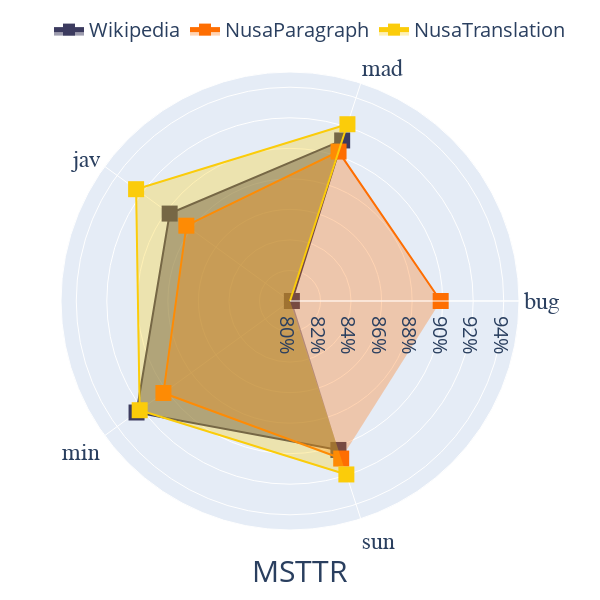

The code cell stored with this chart in its notebook:
### Code cell
import plotly.graph_objects as go

categories = lex_div_df["lang"].unique()

fig = go.Figure()

fig.add_trace(go.Scatterpolar(
    r=lex_div_df[lex_div_df["dset"] == "Wikipedia"]["msttr"],
    theta=categories,
    fill='toself',
    fillcolor="rgba(60, 59, 95, 0.5)",
    line_color="#3c3b5f",
    name='Wikipedia'
))
fig.add_trace(go.Scatterpolar(
    r=lex_div_df[lex_div_df["dset"] == "NusaParagraph"]["msttr"],
    theta=categories,
    fill='toself',
    fillcolor="rgba(254, 111, 2, 0.3)",
    line_color="#fe6e02",
    name='NusaParagraph'
))
fig.add_trace(go.Scatterpolar(
    r=lex_div_df[lex_div_df["dset"] == "NusaTranslation"]["msttr"],
    theta=categories,
    fill='toself',
    fillcolor="rgba(251, 204, 10, 0.3)",
    line_color="#fbcc0a",
    name='NusaTranslation'
))

fig.update_traces(mode = "lines+markers",
    marker = dict(
        size = 16, symbol="square"
    ))

fig.update_layout(
  polar=dict(
      radialaxis_tickfont_size = 20,
    radialaxis=dict(
      visible=True,
      range=[0.8, 0.95],
       tickformat = '.0%'
    ), angularaxis = dict(
        tickfont_size=24, tickfont_family="Arial Black"
        # rotation=90, # start position of angular axis
        # direction="counterclockwise"
      )),
    legend=dict(
        font=dict(size=20),
        orientation="h",
        yanchor="bottom",
        y=1.05,
        xanchor="right",
        x=1,
        title="",
        itemsizing="constant",
    ),
    margin=dict(l=10, r=30, t=70, b=70),
    height=600, width=600, title_text="MSTTR", title_font_size=30,
    title_xanchor='center', title_yanchor="bottom", title_x=0.5, title_y=0.03
)

### Figure 1 — Plotly figure (JSON) as saved in the notebook; plotly's stock layout.template omitted (floating-point values rounded to 4 significant figures)
{"data": [{"fill": "toself", "fillcolor": "rgba(60, 59, 95, 0.5)", "line": {"color": "#3c3b5f"}, "marker": {"size": 16, "symbol": "square"}, "mode": "lines+markers", "name": "Wikipedia", "r": [0.8012, 0.9106, 0.8974, 0.9242, 0.9026], "theta": ["bug", "mad", "jav", "min", "sun"], "type": "scatterpolar"}, {"fill": "toself", "fillcolor": "rgba(254, 111, 2, 0.3)", "line": {"color": "#fe6e02"}, "marker": {"size": 16, "symbol": "square"}, "mode": "lines+markers", "name": "NusaParagraph", "r": [0.8987, 0.9029, 0.8839, 0.9025, 0.9085], "theta": ["bug", "mad", "jav", "min", "sun"], "type": "scatterpolar"}, {"fill": "toself", "fillcolor": "rgba(251, 204, 10, 0.3)", "line": {"color": "#fbcc0a"}, "marker": {"size": 16, "symbol": "square"}, "mode": "lines+markers", "name": "NusaTranslation", "r": [0, 0.9218, 0.9246, 0.9217, 0.9195], "theta": ["bug", "mad", "jav", "min", "sun"], "type": "scatterpolar"}], "layout": {"height": 600, "legend": {"font": {"size": 20}, "itemsizing": "constant", "orientation": "h", "title": {"text": ""}, "x": 1, "xanchor": "right", "y": 1.05, "yanchor": "bottom"}, "margin": {"b": 70, "l": 10, "r": 30, "t": 70}, "polar": {"angularaxis": {"tickfont": {"family": "Arial Black", "size": 24}, "type": "category"}, "radialaxis": {"autorange": false, "range": [0.8, 0.95], "tickfont": {"size": 20}, "tickformat": ".0%", "type": "linear", "visible": true}}, "title": {"font": {"size": 30}, "text": "MSTTR", "x": 0.5, "xanchor": "center", "y": 0.03, "yanchor": "bottom"}, "width": 600}}
